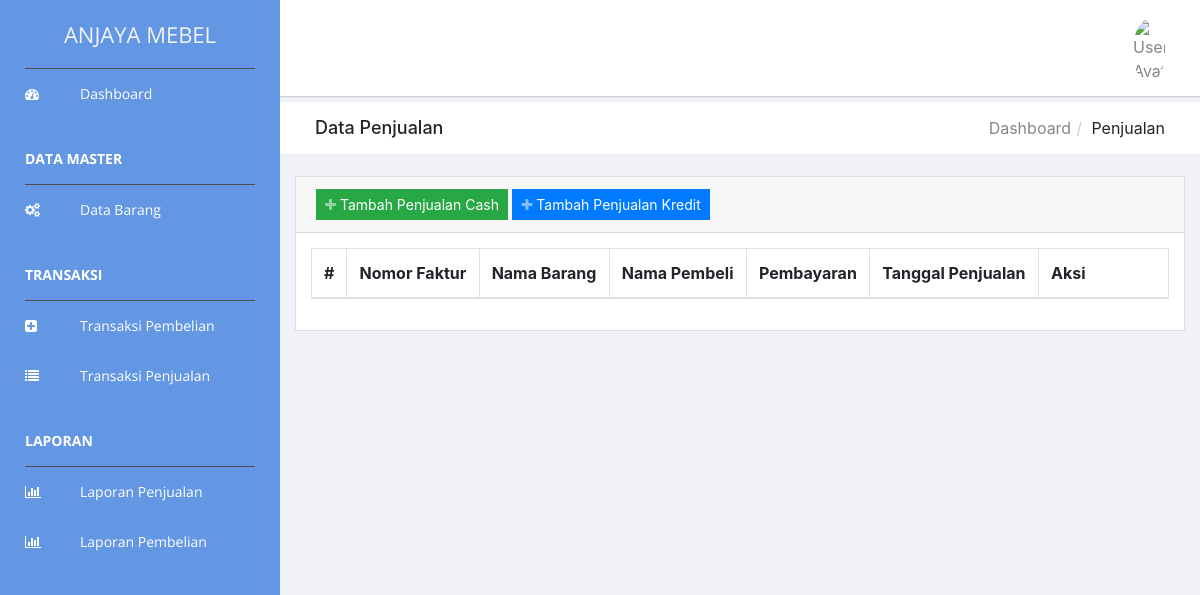
The page /index.php/penjualan on the database as committed earlier.
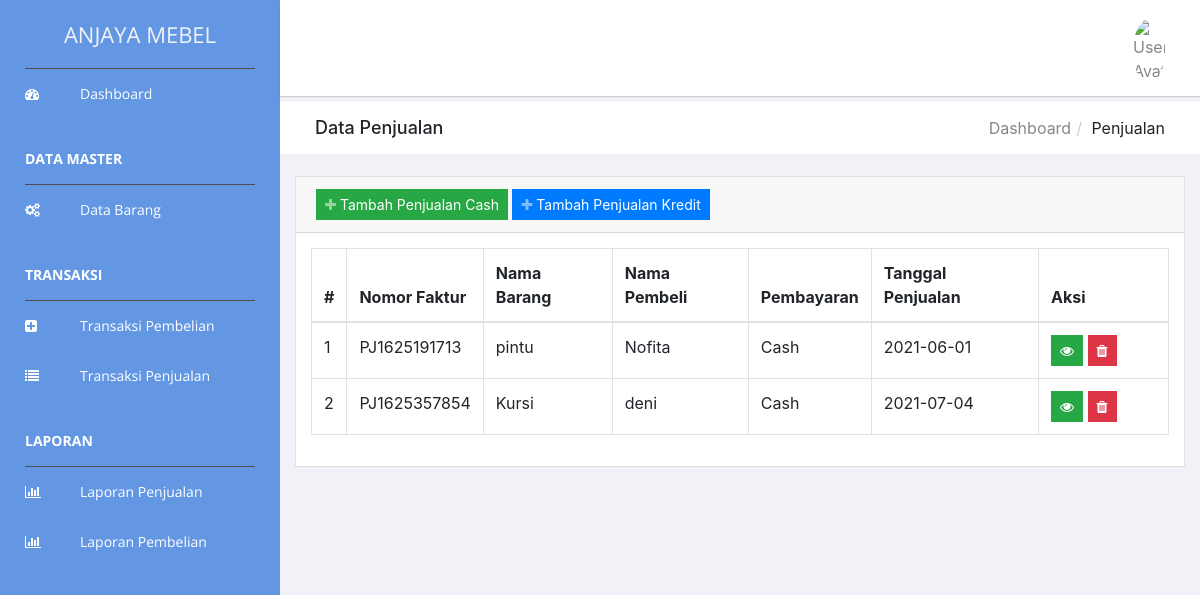
The same page on the database as committed later.
### tables this page shows
CREATE TABLE `transaksi_penjualan` (
  `nomor_faktur` varchar(255) NOT NULL,
  `id_jenis_pembayaran` int(11) NOT NULL COMMENT '1 = cash, 2= kredit bulanan, 3 = kredit musiman',
  `nama_pembeli` varchar(255) NOT NULL,
  `alamat_pembeli` text NOT NULL,
  `no_telp` varchar(20) NOT NULL,
  `foto_ktp` varchar(110) NOT NULL,
  `total` int(11) NOT NULL,
  `tanggal` date NOT NULL
);

CREATE TABLE `detail_penjualan` (
  `nomor_faktur` varchar(255) NOT NULL,
  `barang_kode` varchar(255) NOT NULL,
  `harga` int(11) NOT NULL,
  `jumlah` int(11) NOT NULL,
  `sub_total` int(11) NOT NULL
);

CREATE TABLE `barang` (
  `barang_kode` varchar(255) NOT NULL,
  `barang_nama` varchar(255) NOT NULL,
  `jenis_bahan` varchar(255) NOT NULL,
  `type_barang` varchar(255) NOT NULL,
  `harga_asli` int(11) NOT NULL DEFAULT 0,
  `biaya_produksi` int(11) NOT NULL,
  `biaya_tukang` int(11) NOT NULL,
  `biaya_distribusi` int(11) NOT NULL,
  `biaya_lainlain` int(11) NOT NULL,
  `keuntungan` int(11) NOT NULL,
  `foto` varchar(255) NOT NULL DEFAULT 'default.jpg',
  `stok` int(11) NOT NULL
);

### application/controllers/Penjualan.php (called while the page is built, shortened)
<?php
class Penjualan extends CI_Controller {
    public function __construct()
    {
        $this->load->library('form_validation');
        $this->load->model('Model_master', 'v');
		$this->load->model('M_barang', 'm_barang');
		$this->load->model('Model_penjualan', 'm_penjualan');
		$this->load->model('Model_detail_penjualan', 'm_detail_penjualan');
		$this->load->model('M_pembayaran', 'm_pembayaran');
    }
    public function index()
    {
        $data['title'] = "Data penjualan";
        $data['penjualan'] = $this->v->getDatapenjualan('transaksi_penjualan');
        $this->load->view("template/header", $data);
        $this->load->view('penjualan', $data);
        $this->load->view("template/footer");
    }
}

### index.php (called while the page is built, shortened)
<?php
require_once BASEPATH.'core/CodeIgniter.php';

### application/models/Model_master.php (called while the page is built, shortened)
<?php
class Model_master extends CI_Model {
      public function getDatapenjualan($tb)
      {
        return $query = $this->db->query("SELECT * FROM $tb a join detail_penjualan b on a.nomor_faktur=b.nomor_faktur join barang c on b.barang_kode=c.barang_kode ")->result_array();
      }
}

### application/views/penjualan.php (the view, shortened to what this page needs)
<div class="breadcrumbs">
            <div class="col-sm-4">
                <div class="page-header float-left">
                    <div class="page-title">
                        <h1> Data Penjualan</h1>
                    </div>
                </div>
            </div>
            <div class="col-sm-8">
                <div class="page-header float-right">
                    <div class="page-title">
                        <ol class="breadcrumb text-right">
                            <li><a href="<?=base_url("dashboard");?>">Dashboard</a></li>
                            <li class="active">Penjualan</li>
                        </ol>
                    </div>
                </div>
            </div>
        </div>
        <div class="content mt-3">
            <div class="card">
                <div class="card-header">
                <a href="<?php echo base_url('penjualan/tambahcash') ?>" class="btn btn-success btn-sm btn-show-add">
                    <span class="icon text-white-50">
                        <i class="fa fa-plus"></i>
                    </span>
                    <span class="text">Tambah Penjualan Cash</span>
                </a>
                <a href="<?php echo base_url('penjualan/tambahkredit') ?>" class="btn btn-primary btn-sm btn-show-add">
                    <span class="icon text-white-50">
                        <i class="fa fa-plus"></i>
                    </span>
                    <span class="text">Tambah Penjualan Kredit</span>
                </a>
                </div>
                <div class="card-body">
                    <div class="table-responsive">
                        <table class="table table-bordered" id="dataTable" width="100%" cellspacing="0">
                            <thead>
							<tr>
								<th>#</th>
								<th>Nomor Faktur</th>
								<th>Nama Barang</th>
								<th>Nama Pembeli</th>
								<th>Pembayaran</th>
								<th>Tanggal Penjualan</th>
								<th style="width: 130px">Aksi</th>
							</tr>
						</thead>
                    <tbody>
                        <?php
                                $no = 1;
                                foreach ($penjualan as $row) {
                                ?>
                            <tr>
                                <td><?= $no++ ?></td>
                                <td><?= $row['nomor_faktur'] ?></td>
                                <td><?= $row['barang_nama'] ?></td>
                                <td><?= $row['nama_pembeli'] ?></td>
                                <td> <?php if ($row['id_jenis_pembayaran'] == '1') { ?>
                                    <span>Cash</span>
                                <?php } elseif ($row['id_jenis_pembayaran'] == '2') { ?>
                                    <span>Kredit Bulanan</span>
                                <?php } elseif ($row['id_jenis_pembayaran'] == '3') { ?>
                                    <span>Kredit Musiman</span>
                                <?php } ?></td>
                                <td><?= $row['tanggal'] ?></td>
                                <td>
									<a href="<?= base_url() ;?>penjualan/detail/<?= $row['nomor_faktur']; ?>" class="btn btn-sm btn-success"><i class="fa fa-eye"></i></a>
									<a href="<?= base_url() ;?>penjualan/delete/<?= $row['nomor_faktur']; ?>" onclick="return confirm('Yakin ingin menghapus Data Pemeblian?')" class="btn btn-sm btn-danger"><i class="fa fa-trash"></i></a>
								</td>
                            </tr>
                        <?php } ?>
                    </tbody>
                        </table>
                    </div>
                </div>
            </div>
        </div>

Rows that differ between the two databases and show on the page:
added transaksi_penjualan: detail_penjualan.nomor_faktur "PJ1625191713", barang.barang_nama "pintu", nama_pembeli "Nofita", shows "Cash", tanggal "2021-06-01"
added transaksi_penjualan: detail_penjualan.nomor_faktur "PJ1625357854", barang.barang_nama "Kursi", nama_pembeli "deni", shows "Cash", tanggal "2021-07-04"
